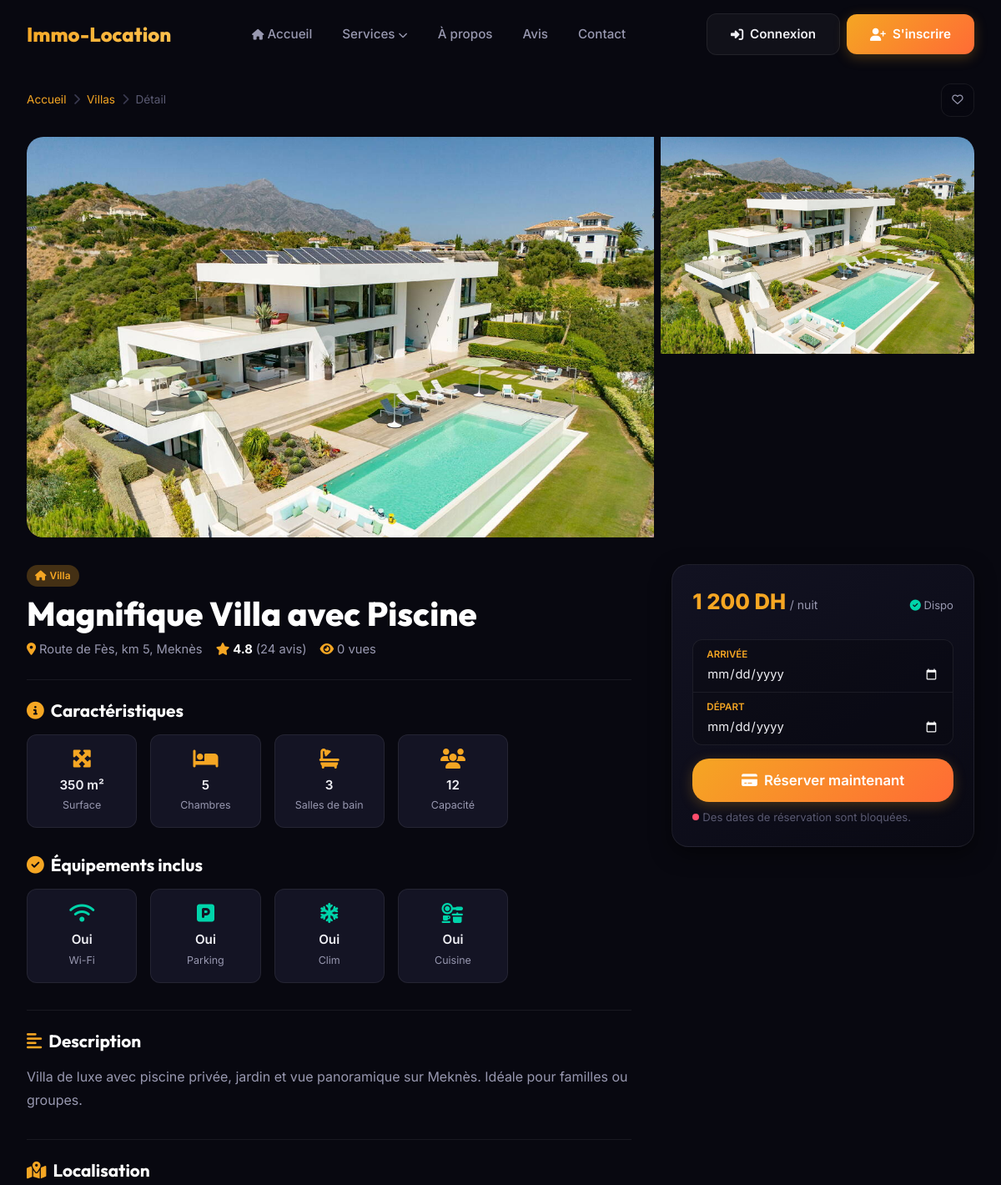
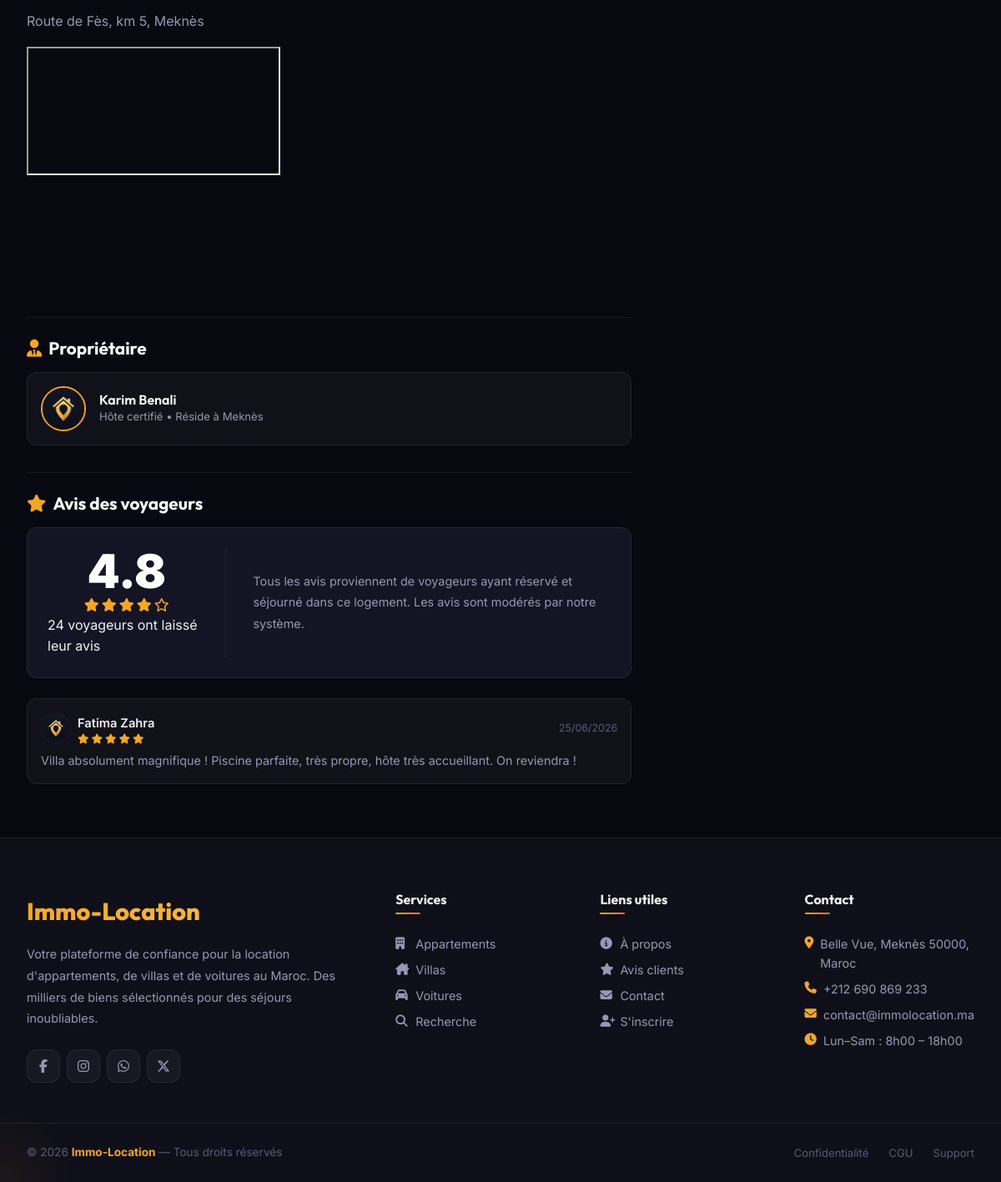
Screenshot of /page/detail-bien.php?id=1 with the database file from the repository (2 pictures, top to bottom).
### tables this page shows
CREATE TABLE IF NOT EXISTS biens (
  id              INT AUTO_INCREMENT PRIMARY KEY,
  proprietaire_id INT NOT NULL,
  titre           VARCHAR(255) NOT NULL,
  description     TEXT,
  type_bien       ENUM('appartement','villa','maison') NOT NULL,
  adresse         VARCHAR(255),
  ville           VARCHAR(100),
  prix_nuit       DECIMAL(10,2) NOT NULL,
  surface         INT COMMENT 'en m²',
  nb_chambres     INT DEFAULT 1,
  nb_salles_bain  INT DEFAULT 1,
  nb_personnes    INT DEFAULT 2,
  wifi            TINYINT(1) DEFAULT 0,
  piscine         TINYINT(1) DEFAULT 0,
  parking         TINYINT(1) DEFAULT 0,
  climatisation   TINYINT(1) DEFAULT 0,
  cuisine         TINYINT(1) DEFAULT 0,
  disponible      TINYINT(1) DEFAULT 1,
  note_moyenne    DECIMAL(3,2) DEFAULT 0.00,
  nb_avis         INT DEFAULT 0,
  image_principale VARCHAR(255),
  vues            INT DEFAULT 0,
  statut          ENUM('actif','inactif','en_attente') DEFAULT 'actif',
  date_creation   DATETIME DEFAULT CURRENT_TIMESTAMP,
  date_modification DATETIME ON UPDATE CURRENT_TIMESTAMP,
  FOREIGN KEY (proprietaire_id) REFERENCES utilisateurs(id) ON DELETE CASCADE,
  INDEX idx_type_bien (type_bien),
  INDEX idx_ville     (ville),
  INDEX idx_prix      (prix_nuit),
  INDEX idx_disponible (disponible)
);

CREATE TABLE IF NOT EXISTS utilisateurs (
  id              INT AUTO_INCREMENT PRIMARY KEY,
  prenom          VARCHAR(100) NOT NULL,
  nom             VARCHAR(100) NOT NULL,
  email           VARCHAR(191) NOT NULL UNIQUE,
  telephone       VARCHAR(20),
  mot_de_passe    VARCHAR(255) NOT NULL,
  type_compte     ENUM('client','proprietaire','admin') NOT NULL DEFAULT 'client',
  avatar          VARCHAR(255) DEFAULT NULL,
  bio             TEXT DEFAULT NULL,
  ville           VARCHAR(100) DEFAULT NULL,
  statut          ENUM('actif','suspendu','en_attente') DEFAULT 'actif',
  email_verifie   TINYINT(1) DEFAULT 0,
  token_reset     VARCHAR(255) DEFAULT NULL,
  date_creation   DATETIME DEFAULT CURRENT_TIMESTAMP,
  derniere_connexion DATETIME DEFAULT NULL,
  INDEX idx_email (email),
  INDEX idx_type  (type_compte)
);

CREATE TABLE IF NOT EXISTS avis (
  id              INT AUTO_INCREMENT PRIMARY KEY,
  auteur_id       INT NOT NULL,
  type_cible      ENUM('bien','voiture') NOT NULL,
  bien_id         INT DEFAULT NULL,
  voiture_id      INT DEFAULT NULL,
  note            TINYINT NOT NULL CHECK (note BETWEEN 1 AND 5),
  commentaire     TEXT,
  date_creation   DATETIME DEFAULT CURRENT_TIMESTAMP,
  statut          ENUM('actif','masque') DEFAULT 'actif',
  FOREIGN KEY (auteur_id) REFERENCES utilisateurs(id) ON DELETE CASCADE,
  FOREIGN KEY (bien_id) REFERENCES biens(id) ON DELETE CASCADE,
  FOREIGN KEY (voiture_id) REFERENCES voitures(id) ON DELETE CASCADE,
  INDEX idx_bien_id (bien_id),
  INDEX idx_voiture_id (voiture_id)
);

### page/detail-bien.php (the view, shortened to what this page needs)
<?php
include '../includes/config.php';
$id = (int)($_GET['id'] ?? 0);
$query = mysqli_prepare($conn, "
    SELECT b.*, u.prenom, u.nom, u.avatar as host_avatar, u.ville as host_ville
    FROM biens b
    JOIN utilisateurs u ON b.proprietaire_id = u.id
    WHERE b.id = ? AND b.statut = 'actif'
");
mysqli_stmt_bind_param($query, 'i', $id);
mysqli_stmt_execute($query);
$result = mysqli_stmt_get_result($query);
$bien = mysqli_fetch_assoc($result);
mysqli_query($conn, "UPDATE biens SET vues = vues + 1 WHERE id = $id");
$gallery_images = [];
if (empty($gallery_images)) {
    $gallery_images[] = $bien['image_principale'];
}
$reviews_q = mysqli_query($conn, "
    SELECT a.*, u.prenom, u.nom, u.avatar
    FROM avis a
    JOIN utilisateurs u ON a.auteur_id = u.id
    WHERE a.type_cible = 'bien' AND a.bien_id = $id AND a.statut = 'actif'
    ORDER BY a.date_creation DESC
");
$reviews = [];
while ($row = mysqli_fetch_assoc($reviews_q)) {
    $reviews[] = $row;
}
$is_fav = false;
?>
<!DOCTYPE html>
<html lang="fr">
<head>
  <link rel="stylesheet" href="https://cdnjs.cloudflare.com/ajax/libs/font-awesome/6.5.0/css/all.min.css">
  <link rel="stylesheet" href="../css/global.css">
  <link rel="stylesheet" href="../css/detail.css">
</head>
<body>
<?php include '../includes/header.php'; ?>
<main style="padding-top: 100px; padding-bottom: 4rem;">
  <div class="container">
    <div style="display:flex; justify-content:space-between; align-items:center; margin-bottom:1.5rem;">
      <nav class="breadcrumb" style="margin:0;">
        <a href="acceuil.php">Accueil</a>
        <span class="breadcrumb-sep"><i class="fa-solid fa-chevron-right"></i></span>
        <a href="<?php echo $bien['type_bien'] === 'villa' ? 'villa.php' : 'appartement.php'; ?>">
          <?php echo $bien['type_bien'] === 'villa' ? 'Villas' : 'Appartements'; ?>
        </a>
        <span class="breadcrumb-sep"><i class="fa-solid fa-chevron-right"></i></span>
        <span>Détail</span>
      </nav>
      <button class="listing-card-fav <?php echo $is_fav ? 'active' : ''; ?>"
              data-type="bien" data-id="<?php echo $bien['id']; ?>"
              style="position:static; width:40px; height:40px; border-radius:var(--radius-md);">
        <i class="<?php echo $is_fav ? 'fa-solid' : 'fa-regular'; ?> fa-heart"></i>
      </button>
    </div>
    <div class="detail-gallery">
      <div class="gallery-main" onclick="openLightbox(0)">
        <img src="<?php echo htmlspecialchars($bien['image_principale']); ?>" alt="Image principale">
      </div>
      <div class="detail-gallery-thumbs">
        <?php for ($i = 0; $i < min(2, count($gallery_images)); $i++): ?>
          <div class="gallery-thumb" onclick="openLightbox(<?php echo $i; ?>)">
            <img src="<?php echo htmlspecialchars($gallery_images[$i]); ?>" alt="Miniature">
          </div>
        <?php endfor; ?>
      </div>
    </div>
    <div class="detail-layout">
      <div>
        <div class="detail-header">
          <span class="badge badge-primary" style="margin-bottom:0.5rem;text-transform:capitalize;">
            <i class="fa-solid fa-house"></i> <?php echo htmlspecialchars($bien['type_bien']); ?>
          </span>
          <h1 class="detail-title"><?php echo htmlspecialchars($bien['titre']); ?></h1>
          <div class="detail-meta-row">
            <div class="detail-meta-item">
              <i class="fa-solid fa-location-dot"></i>
              <span><?php echo htmlspecialchars($bien['adresse'] . ', ' . $bien['ville']); ?></span>
            </div>
            <div class="detail-meta-item">
              <i class="fa-solid fa-star"></i>
              <strong style="color:var(--white);"><?php echo number_format($bien['note_moyenne'], 1); ?></strong>
              <span>(<?php echo $bien['nb_avis']; ?> avis)</span>
            </div>
            <div class="detail-meta-item">
              <i class="fa-solid fa-eye"></i>
              <span><?php echo $bien['vues']; ?> vues</span>
            </div>
          </div>
        </div>
        <div class="detail-divider"></div>
        <h3 class="detail-section-title"><i class="fa-solid fa-circle-info"></i> Caractéristiques</h3>
        <div class="specs-grid" style="margin-bottom: 2rem;">
          <div class="spec-card">
            <i class="fa-solid fa-maximize spec-icon"></i>
            <span class="spec-val"><?php echo $bien['surface']; ?> m²</span>
            <span class="spec-label">Surface</span>
          </div>
          <div class="spec-card">
            <i class="fa-solid fa-bed spec-icon"></i>
            <span class="spec-val"><?php echo $bien['nb_chambres']; ?></span>
            <span class="spec-label">Chambres</span>
          </div>
          <div class="spec-card">
            <i class="fa-solid fa-bath spec-icon"></i>
            <span class="spec-val"><?php echo $bien['nb_salles_bain']; ?></span>
            <span class="spec-label">Salles de bain</span>
          </div>
          <div class="spec-card">
            <i class="fa-solid fa-users spec-icon"></i>
            <span class="spec-val"><?php echo $bien['nb_personnes']; ?></span>
            <span class="spec-label">Capacité</span>
          </div>
        </div>
        <h3 class="detail-section-title"><i class="fa-solid fa-circle-check"></i> Équipements inclus</h3>
        <div class="specs-grid" style="margin-bottom: 2rem;">
          <?php if ($bien['wifi']): ?>
            <div class="spec-card">
              <i class="fa-solid fa-wifi spec-icon" style="color:var(--success);"></i>
              <span class="spec-val">Oui</span>
              <span class="spec-label">Wi-Fi</span>
            </div>
          <?php endif; ?>
          <?php if ($bien['parking']): ?>
            <div class="spec-card">
              <i class="fa-solid fa-square-parking spec-icon" style="color:var(--success);"></i>
              <span class="spec-val">Oui</span>
              <span class="spec-label">Parking</span>
            </div>
          <?php endif; ?>
          <?php if ($bien['climatisation']): ?>
            <div class="spec-card">
              <i class="fa-solid fa-snowflake spec-icon" style="color:var(--success);"></i>
              <span class="spec-val">Oui</span>
              <span class="spec-label">Clim</span>
            </div>
          <?php endif; ?>
          <?php if ($bien['cuisine']): ?>
            <div class="spec-card">
              <i class="fa-solid fa-kitchen-set spec-icon" style="color:var(--success);"></i>
              <span class="spec-val">Oui</span>
              <span class="spec-label">Cuisine</span>
            </div>
          <?php endif; ?>
        </div>
        <div class="detail-divider"></div>
        <h3 class="detail-section-title"><i class="fa-solid fa-align-left"></i> Description</h3>
        <div class="detail-description" style="margin-bottom: 2rem;">
          <p><?php echo nl2br(htmlspecialchars($bien['description'])); ?></p>
        </div>
        <div class="detail-divider"></div>
        <h3 class="detail-section-title"><i class="fa-solid fa-map-location-dot"></i> Localisation</h3>
        <p class="detail-description" style="margin-bottom:1rem;"><?php echo htmlspecialchars($bien['adresse'] . ', ' . $bien['ville']); ?></p>
        <div class="contact-map-wrapper" style="height:300px; margin-top:0; border-radius:var(--radius-md);">
          <iframe
            src="https://maps.google.com/maps?q=<?php echo urlencode($bien['adresse'] . ' ' . $bien['ville'] . ' Maroc'); ?>&t=&z=14&ie=UTF8&iwloc=&output=embed"
            allowfullscreen>
          </iframe>
        </div>
        <div class="detail-divider"></div>
        <h3 class="detail-section-title"><i class="fa-solid fa-user-tie"></i> Propriétaire</h3>
        <div class="host-card" style="margin-bottom: 2rem;">
          <img src="<?php echo $bien['host_avatar'] ? htmlspecialchars($bien['host_avatar']) : '../image/logo.png'; ?>"
               alt="Avatar propriétaire" class="host-avatar"
               onerror="this.src='https://ui-avatars.com/api/?name=<?php echo urlencode($bien['prenom'] . ' ' . $bien['nom']); ?>&background=141424&color=f5a623';">
          <div class="host-info">
            <h4><?php echo htmlspecialchars($bien['prenom'] . ' ' . $bien['nom']); ?></h4>
            <p>Hôte certifié • Réside à <?php echo htmlspecialchars($bien['host_ville'] ?: $bien['ville']); ?></p>
          </div>
        </div>
        <div class="detail-divider"></div>
        <h3 class="detail-section-title"><i class="fa-solid fa-star"></i> Avis des voyageurs</h3>
        <div class="reviews-summary">
          <div class="rating-big-box">
            <span class="rating-big-num"><?php echo number_format($bien['note_moyenne'], 1); ?></span>
            <div class="stars-row">
              <?php
              $full_stars = floor($bien['note_moyenne']);
              for ($i = 0; $i < 5; $i++) {
                  if ($i < $full_stars) {
                      echo '<i class="fa-solid fa-star"></i>';
                  } else {
                      echo '<i class="fa-regular fa-star"></i>';
                  }
              }
              ?>
            </div>
            <span class="avis-score-label"><?php echo $bien['nb_avis']; ?> voyageurs ont laissé leur avis</span>
          </div>
          <div style="display:flex; flex-direction:column; justify-content:center;">
            <p class="detail-description" style="font-size:0.9rem;">
              Tous les avis proviennent de voyageurs ayant réservé et séjourné dans ce logement. Les avis sont modérés par notre système.
            </p>
          </div>
        </div>
        <div class="reviews-list">
          <?php if (empty($reviews)): ?>
            <p class="detail-description" style="font-style:italic;">Aucun avis pour l'instant. Soyez le premier à partager votre expérience !</p>
          <?php else: ?>
            <?php foreach ($reviews as $rev): ?>
              <div class="review-item">
                <div class="review-item-header">
                  <div class="review-author">
                    <img class="review-author-avatar"
                         src="<?php echo $rev['avatar'] ? htmlspecialchars($rev['avatar']) : '../image/logo.png'; ?>"
                         onerror="this.src='https://ui-avatars.com/api/?name=<?php echo urlencode($rev['prenom'] . ' ' . $rev['nom']); ?>&background=141424&color=f5a623';"
                         alt="Avatar client">
                    <div>
                      <span class="review-author-name"><?php echo htmlspecialchars($rev['prenom'] . ' ' . $rev['nom']); ?></span>
                      <div class="stars-row" style="font-size:0.75rem; margin:0;">
                        <?php
                        for ($i = 0; $i < 5; $i++) {
                            if ($i < $rev['note']) {
                                echo '<i class="fa-solid fa-star"></i>';
                            } else {
                                echo '<i class="fa-regular fa-star"></i>';
                            }
                        }
                        ?>
                      </div>
                    </div>
                  </div>
                  <span class="review-date"><?php echo date('d/m/Y', strtotime($rev['date_creation'])); ?></span>
                </div>
                <p class="review-content"><?php echo nl2br(htmlspecialchars($rev['commentaire'])); ?></p>
              </div>
            <?php endforeach; ?>
          <?php endif; ?>
        </div>
      </div>
      <aside class="booking-sidebar">
        <div class="booking-price-header">
          <div>
            <span class="booking-price-amount"><?php echo number_format($bien['prix_nuit'], 0, ',', ' '); ?> DH</span>
            <span class="booking-price-label">/ nuit</span>
          </div>
          <div>
            <span style="font-size: 0.82rem; color: var(--text-secondary);">
              <i class="fa-solid fa-circle-check" style="color:var(--success);"></i> Dispo
            </span>
          </div>
        </div>
        <form action="reservation.php" method="GET" id="booking-sidebar-form">
          <div class="booking-dates-box">
            <div class="booking-date-field">
              <span class="booking-date-label">Arrivée</span>
              <input type="date" name="date_debut" id="date_debut" class="booking-date-input" required
                     min="<?php echo date('Y-m-d'); ?>">
            </div>
            <div class="booking-date-field">
              <span class="booking-date-label">Départ</span>
              <input type="date" name="date_fin" id="date_fin" class="booking-date-input" required
                     min="<?php echo date('Y-m-d', strtotime('+1 day')); ?>">
            </div>
          </div>
          <button type="submit" class="btn btn-primary w-full btn-lg">
            <i class="fa-solid fa-credit-card"></i> Réserver maintenant
          </button>
        </form>
        <div class="occupancy-calendar-info">
          <span class="occupancy-dot"></span>
          <span>Des dates de réservation sont bloquées.</span>
        </div>
      </aside>
    </div>
  </div>
</main>
<?php include '../includes/footer.php'; ?>
</body>
</html>

### rows the page displays
biens: image_principale (picture), type_bien "Villa", titre "Magnifique Villa avec Piscine", adresse+ville "Route de Fès, km 5, Meknès", note_moyenne "4.8", nb_avis "24", vues "0", surface "350", nb_chambres "5", nb_salles_bain "3", nb_personnes "12", description "Villa de luxe avec piscine privée, jardin et vue panoramique sur Meknès. Idéale pour familles ou groupes.", proprietaire.nom "Karim Benali", proprietaire.ville "Meknès", prix_nuit "1 200"
avis: auteur.nom "Fatima Zahra", note 5 (drawn), date_creation "25/06/2026", commentaire "Villa absolument magnifique ! Piscine parfaite, très propre, hôte très accueillant. On reviendra !"
